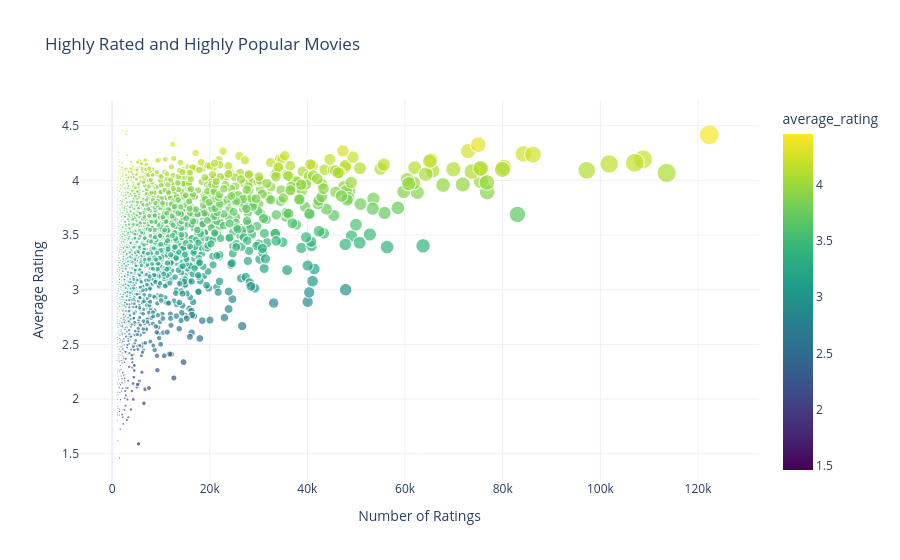

The notebook cell this image was saved under:
### Code cell
# Which movies combine both high ratings and high engagement?
# Filter popular movies
top_movies = movie_stats[
    movie_stats['rating_count'] >= 1000
]

# Bubble chart
fig = px.scatter(
    top_movies,
    x='rating_count',
    y='average_rating',
    size='rating_count',
    hover_name='title',
    color='average_rating',
    color_continuous_scale='viridis',
    title='Highly Rated and Highly Popular Movies'
)

fig.update_layout(
    xaxis_title='Number of Ratings',
    yaxis_title='Average Rating',
    template='plotly_white'
)

fig.show()

### Figure 1 — Plotly figure (JSON) as saved in the notebook; plotly's stock layout.template omitted (floating-point values rounded to 4 significant figures; data arrays with more than 128 entries replaced by an {"elided": "..."} marker saying what was removed)
{"data": [{"hovertemplate": "<b>%{hovertext}</b><br><br>rating_count=%{marker.size}<br>average_rating=%{marker.color}<extra></extra>", "hovertext": {"elided": "4455 str values"}, "legendgroup": "", "marker": {"color": {"elided": "4455 float values"}, "coloraxis": "coloraxis", "size": {"elided": "4455 int values"}, "sizemode": "area", "sizeref": 305.7, "symbol": "circle"}, "mode": "markers", "name": "", "showlegend": false, "type": "scattergl", "x": {"elided": "4455 int values"}, "xaxis": "x", "y": {"elided": "4455 float values"}, "yaxis": "y"}], "layout": {"coloraxis": {"colorbar": {"title": {"text": "average_rating"}}, "colorscale": [[0, "#440154"], [0.1111, "#482878"], [0.2222, "#3e4989"], [0.3333, "#31688e"], [0.4444, "#26828e"], [0.5556, "#1f9e89"], [0.6667, "#35b779"], [0.7778, "#6ece58"], [0.8889, "#b5de2b"], [1, "#fde725"]]}, "legend": {"itemsizing": "constant", "tracegroupgap": 0}, "title": {"text": "Highly Rated and Highly Popular Movies"}, "xaxis": {"anchor": "y", "domain": [0, 1], "title": {"text": "Number of Ratings"}}, "yaxis": {"anchor": "x", "domain": [0, 1], "title": {"text": "Average Rating"}}}}
